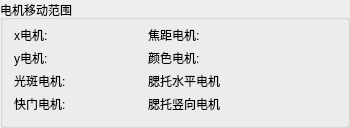
            <widget class="QGroupBox" name="groupBox_16">
             <property name="minimumSize">
              <size>
               <width>0</width>
               <height>0</height>
              </size>
             </property>
             <property name="title">
              <string>电机移动范围</string>
             </property>
             <layout class="QGridLayout" name="gridLayout_8">
              <property name="topMargin">
               <number>5</number>
              </property>
              <property name="verticalSpacing">
               <number>3</number>
              </property>
              <item row="0" column="1">
               <widget class="QLabel" name="label_xMotorRange">
                <property name="minimumSize">
                 <size>
                  <width>70</width>
                  <height>0</height>
                 </size>
                </property>
                <property name="text">
                 <string/>
                </property>
               </widget>
              </item>
              <item row="0" column="2">
               <widget class="QLabel" name="label_58">
                <property name="text">
                 <string>焦距电机:</string>
                </property>
               </widget>
              </item>
              <item row="0" column="3">
               <widget class="QLabel" name="label_focalMotorRange">
                <property name="minimumSize">
                 <size>
                  <width>70</width>
                  <height>0</height>
                 </size>
                </property>
                <property name="text">
                 <string/>
                </property>
               </widget>
              </item>
              <item row="0" column="0">
               <widget class="QLabel" name="label_52">
                <property name="text">
                 <string>x电机:</string>
                </property>
               </widget>
              </item>
              <item row="3" column="3">
               <widget class="QLabel" name="label_chinVertMotorRange">
                <property name="minimumSize">
                 <size>
                  <width>70</width>
                  <height>0</height>
                 </size>
                </property>
                <property name="text">
                 <string/>
                </property>
               </widget>
              </item>
              <item row="1" column="3">
               <widget class="QLabel" name="label_colorMotorRange">
                <property name="minimumSize">
                 <size>
                  <width>70</width>
                  <height>0</height>
                 </size>
                </property>
                <property name="text">
                 <string/>
                </property>
               </widget>
              </item>
              <item row="2" column="1">
               <widget class="QLabel" name="label_spotMotorRange">
                <property name="minimumSize">
                 <size>
                  <width>70</width>
                  <height>0</height>
                 </size>
                </property>
                <property name="text">
                 <string/>
                </property>
               </widget>
              </item>
              <item row="3" column="2">
               <widget class="QLabel" name="label_65">
                <property name="text">
                 <string>腮托竖向电机</string>
                </property>
               </widget>
              </item>
              <item row="1" column="1">
               <widget class="QLabel" name="label_yMotorRange">
                <property name="minimumSize">
                 <size>
                  <width>70</width>
                  <height>0</height>
                 </size>
                </property>
                <property name="text">
                 <string/>
                </property>
               </widget>
              </item>
              <item row="3" column="1">
               <widget class="QLabel" name="label_shutterMotorRange">
                <property name="minimumSize">
                 <size>
                  <width>70</width>
                  <height>0</height>
                 </size>
                </property>
                <property name="text">
                 <string/>
                </property>
               </widget>
              </item>
              <item row="2" column="0">
               <widget class="QLabel" name="label_62">
                <property name="minimumSize">
                 <size>
                  <width>0</width>
                  <height>0</height>
                 </size>
                </property>
                <property name="text">
                 <string>光斑电机:</string>
                </property>
               </widget>
              </item>
              <item row="2" column="3">
               <widget class="QLabel" name="label_chinHozMotorRange">
                <property name="minimumSize">
                 <size>
                  <width>70</width>
                  <height>0</height>
                 </size>
                </property>
                <property name="text">
                 <string/>
                </property>
               </widget>
              </item>
              <item row="2" column="2">
               <widget class="QLabel" name="label_68">
                <property name="text">
                 <string>腮托水平电机</string>
                </property>
               </widget>
              </item>
              <item row="1" column="0">
               <widget class="QLabel" name="label_54">
                <property name="text">
                 <string>y电机:</string>
                </property>
               </widget>
              </item>
              <item row="1" column="2">
               <widget class="QLabel" name="label_56">
                <property name="text">
                 <string>颜色电机:</string>
                </property>
               </widget>
              </item>
              <item row="3" column="0">
               <widget class="QLabel" name="label_64">
                <property name="minimumSize">
                 <size>
                  <width>0</width>
                  <height>0</height>
                 </size>
                </property>
                <property name="text">
                 <string>快门电机:</string>
                </property>
               </widget>
              </item>
              <item row="1" column="4">
               <spacer name="horizontalSpacer_22">
                <property name="orientation">
                 <enum>Qt::Horizontal</enum>
                </property>
                <property name="sizeHint" stdset="0">
                 <size>
                  <width>40</width>
                  <height>20</height>
                 </size>
                </property>
               </spacer>
              </item>
              <item row="2" column="4">
               <spacer name="horizontalSpacer_23">
                <property name="orientation">
                 <enum>Qt::Horizontal</enum>
                </property>
                <property name="sizeHint" stdset="0">
                 <size>
                  <width>40</width>
                  <height>20</height>
                 </size>
                </property>
               </spacer>
              </item>
              <item row="3" column="4">
               <spacer name="horizontalSpacer_24">
                <property name="orientation">
                 <enum>Qt::Horizontal</enum>
                </property>
                <property name="sizeHint" stdset="0">
                 <size>
                  <width>40</width>
                  <height>20</height>
                 </size>
                </property>
               </spacer>
              </item>
              <item row="0" column="4">
               <spacer name="horizontalSpacer_25">
                <property name="orientation">
                 <enum>Qt::Horizontal</enum>
                </property>
                <property name="sizeHint" stdset="0">
                 <size>
                  <width>40</width>
                  <height>20</height>
                 </size>
                </property>
               </spacer>
              </item>
             </layout>
            </widget>
